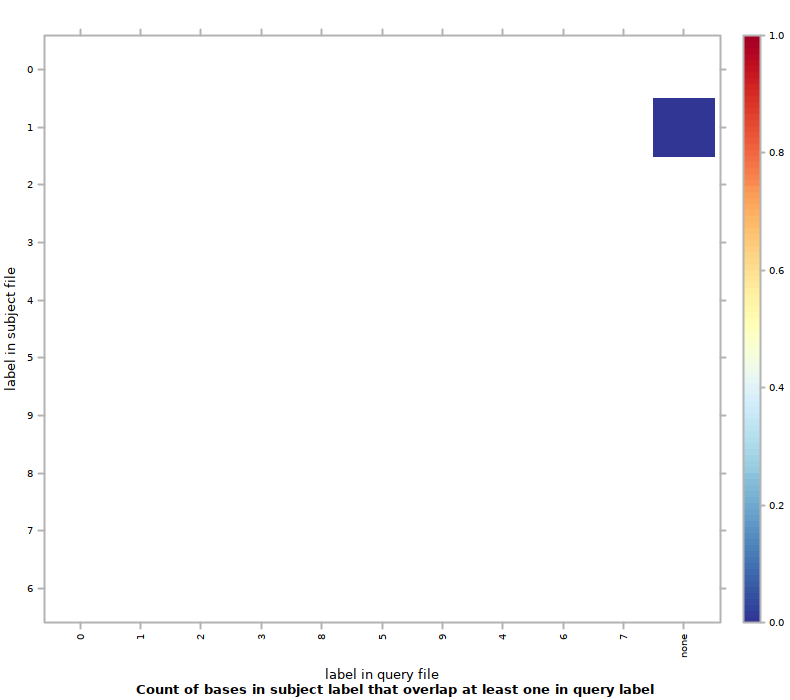

This chart was generated by the following R code:
#!/usr/bin/env Rscript
## transcript produced by Segtools 1.1.14

segtools.r.dirname <-
  system2("python",
          c("-c", "'import segtools; print segtools.get_r_dirname()'"),
          stdout = TRUE)

source(file.path(segtools.r.dirname, 'common.R'))
source(file.path(segtools.r.dirname, 'overlap.R'))
save.overlap.performance('./MCseq1bpexo1bp/overlap-ordered', 'overlap.performance', './MCseq1bpexo1bp/overlap-ordered/overlap.tab', row.normalize = 'FALSE', mnemonic_file = './MCseq1bpexo1bp/overlap-direct/mnemonics1_new.txt', clobber = FALSE, col_mnemonic_file = './MCseq1bpexo1bp/overlap-direct/mnemonics2_new.txt')
save.overlap.heatmap('./MCseq1bpexo1bp/overlap-ordered', 'overlap', './MCseq1bpexo1bp/overlap-ordered/overlap.tab', clobber = FALSE, col_mnemonic_file = './MCseq1bpexo1bp/overlap-direct/mnemonics2_new.txt', cluster = FALSE, max_contrast = FALSE, row.normalize = 'FALSE', mnemonic_file = './MCseq1bpexo1bp/overlap-direct/mnemonics1_new.txt')
